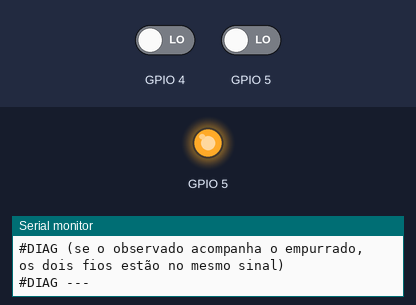
Recording of a sketch running on a simulated ESP32. On the bench: output pins drawn as LEDs (lit = HIGH), the last lines printed to the serial monitor. The inputs (shaded band) are chosen by the test bench; at power-on: GPIO 4 LOW, GPIO 5 LOW.

Above: at 2.7 s.
2.8 s: GPIO 4 driven HIGH
At 5.5 s:
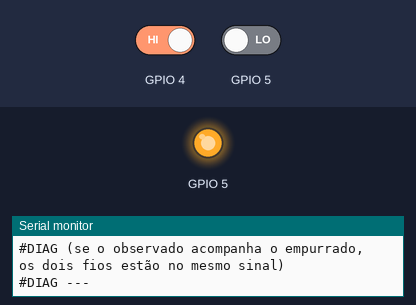
5.8 s: GPIO 5 driven HIGH
At 8.2 s:
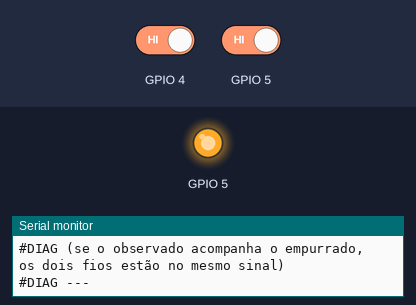
Timing chart, 0 to 14.8 s (numbered marks = the images above; inputs shaded):
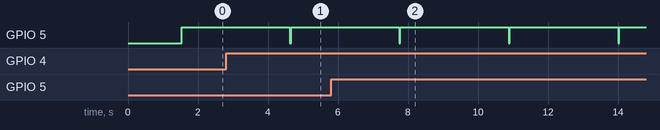

Measured:
- after the input at 2.8 s, GPIO 5: HIGH → LOW after 1.8 s, → HIGH 0.03 s later
- after the input at 5.8 s, GPIO 5: alternates HIGH for 3.1 s and LOW for 0.03 s, starting after 2.0 s

The sketch:

diag_par.ino
```cpp
// Bancada: os dois fios são sinais independentes?
//
// Empurra o GPIO 5 para baixo e para cima e observa o 4, e depois o inverso.
// Se um segue o outro, os dois fios estão no mesmo sinal (ou num par curto
// -circuitado), e nenhum protocolo ia funcionar mesmo. Se não seguem, são
// sinais distintos, e o problema é qual sinal é.
//
// Também mede quanto o pino cede quando empurrado: um pino ligado a uma
// entrada do módulo (RXD) cede fácil; um ligado à saída dele (TXD, em
// repouso alto) resiste.

#include <Arduino.h>

int observa(int pino) {
  pinMode(pino, INPUT);
  delay(5);
  int alto = 0;
  for (int i = 0; i < 100; i++) alto += digitalRead(pino);
  return alto;
}

void empurra(int alvo, int nivel, int observado, const char* rotulo) {
  pinMode(alvo, OUTPUT);
  digitalWrite(alvo, nivel);
  delay(20);
  Serial.printf("#DIAG %s: GPIO %d em %s -> GPIO %d lê %3d%% alto\n", rotulo, alvo,
                nivel ? "ALTO " : "BAIXO", observado, observa(observado));
  pinMode(alvo, INPUT);
  delay(5);
}

void setup() {
  Serial.begin(115200);
  delay(1500);
  Serial.println("#DIAG diag_par — os dois fios são sinais independentes?");
}

void loop() {
  empurra(5, LOW, 4, "a");
  empurra(5, HIGH, 4, "b");
  empurra(4, LOW, 5, "c");
  empurra(4, HIGH, 5, "d");
  Serial.println("#DIAG (se o observado acompanha o empurrado, os dois fios estão no mesmo sinal)");
  Serial.println("#DIAG ---");
  delay(3000);
}
```
